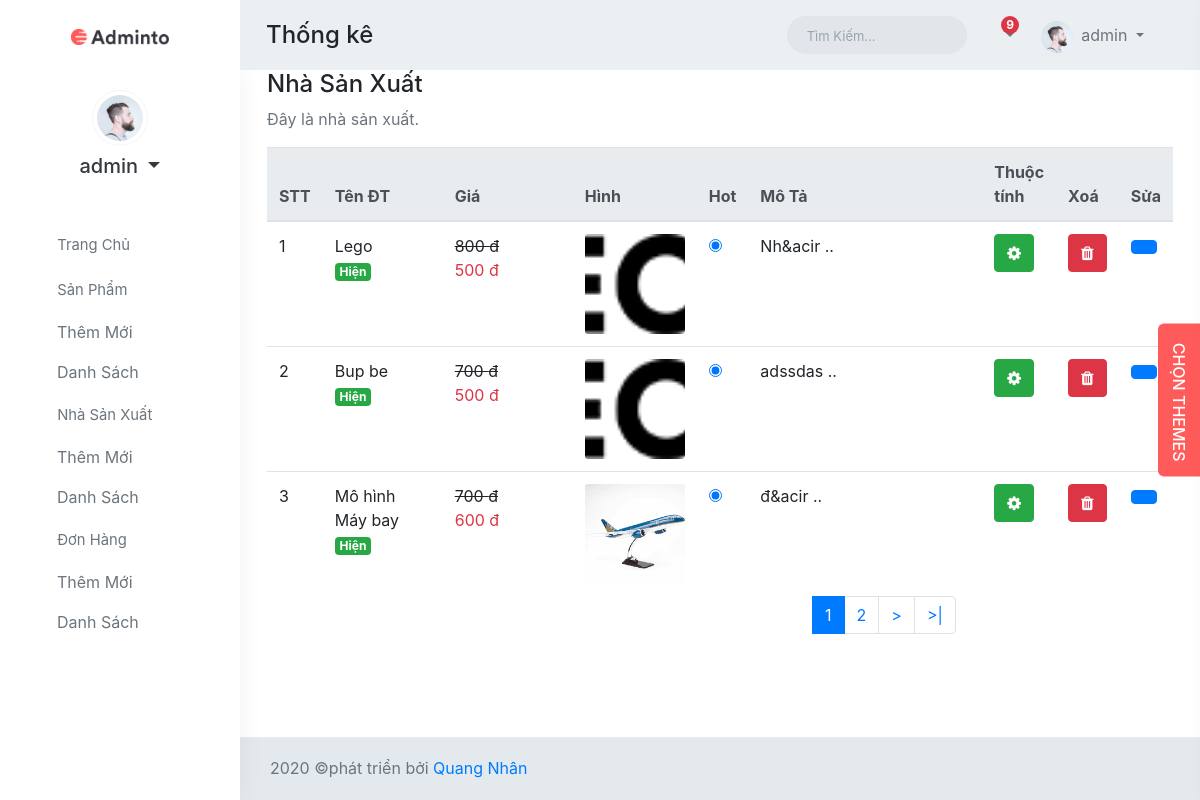
/admin/index.php?ctrl=dienthoai&act=index (signed in), run on the app's committed database.
### tables this page shows
CREATE TABLE `dienthoai` (
  `idDT` int(11) NOT NULL COMMENT 'Mã điện thoại',
  `TenDT` varchar(100) NOT NULL COMMENT 'Tên điện thoại',
  `Gia` float DEFAULT NULL COMMENT 'Đơn giá',
  `GiaKM` float DEFAULT NULL COMMENT 'Giá khuyến mãi',
  `urlHinh` varchar(200) DEFAULT NULL COMMENT 'Địa chỉ hình chính',
  `ThoiDiemNhap` datetime DEFAULT NULL COMMENT 'Thời điểm nhập hàng',
  `MoTa` varchar(400) DEFAULT NULL COMMENT 'mô tả điện thoại',
  `SoLanXem` int(11) DEFAULT 0 COMMENT 'Số lượt xem',
  `SoLanMua` int(11) NOT NULL DEFAULT 0 COMMENT 'Số lần mua',
  `Hot` tinyint(1) NOT NULL DEFAULT 0,
  `idNSX` int(11) DEFAULT NULL COMMENT 'mã nhà sản xuất',
  `AnHien` tinyint(1) NOT NULL DEFAULT 0 COMMENT 'ẩn hiện',
  `SoLuongTonKho` int(11) NOT NULL DEFAULT 0 COMMENT 'số lượng tồn kho',
  `slug` varchar(255) NOT NULL
);

### system/database.php (called while the page is built, shortened)
<?php
class Model_db{
    function __construct(){
        try {
            $ConnectionOption = array
                (
                    PDO::MYSQL_ATTR_INIT_COMMAND => "SET NAMES 'utf8'",
                    PDO::ATTR_ERRMODE => PDO::ERRMODE_EXCEPTION,
                );
            $conn = new PDO ('mysql:host='.HOST_DB.';dbname='.NAME_DB.';charset=utf8', USER_DB, PASS_DB, $ConnectionOption);
            $conn->setAttribute(PDO::ATTR_ERRMODE, PDO::ERRMODE_EXCEPTION);
            return $conn;
        } catch(PDOException $e) {
          echo "Lỗi Kết Nối database: " . $e->getMessage();
        }
    }
    function result1($fe,$sql){
        $sqlValue = array_slice(func_get_args(),2);
        try {
            $conn = $this->__construct();
            $stmt = $conn->prepare($sql);
            $stmt->execute($sqlValue);
            if($fe===0)return $stmt->fetchAll();elseif($fe===1)return $stmt->fetch(PDO::FETCH_ASSOC);
        } catch (PDOException $e) {
            echo "Lỗi: " . $e->getMessage();
        }
        finally{
            unset($conn);
        }
    }
}

### lib/myfunctions.php (called while the page is built, shortened)
<?php
class lib{
    function forMatTien($num){
        $num = round($num, 0);
        $formattedNum = number_format($num, 0, ',', '.');
        return $formattedNum;
    }
}

### admin/views/dienthoai_index.php (the view)
<div class="content-page">
                <div class="content">
                    <div class="container-fluid">
                        <div class="row">
                            <div class="col-12">
                                <div class="card-box">
                                    <h4 class="mt-0 header-title">Nhà Sản Xuất</h4>
                                    <p class="text-muted font-14 mb-3">
                                    Đây là nhà sản xuất.
                                    </p>
                                    <table class="table mb-0">
                                            <thead class="thead-light">
                                                <tr>
                                                    <th width="10">STT</th>
                                                    <th width="120">Tên ĐT</th>
                                                    <th width="130">Giá</th>
                                                    <th width="20">Hình</th>
                                                    <th width="10">Hot</th>
                                                    <th >Mô Tả</th>
                                                    <th width="5">Thuộc tính</th>
                                                    <th width="5">Xoá </th>
                                                    <th width="5">Sửa</th>
                                                </tr>
                                            </thead>
                                            <tbody>
                                            <?php
                                        $stt = 0;
                                            foreach ($ProductList as $row) {
                                                $stt++;
                                                $anHien = ($row['AnHien']=='1') ? '<span class="badge badge-success">Hiện</span>': '<span class="badge badge-danger">Ẩn</span>';
                                                $hot = ($row['Hot']=='1') ? '<input type="radio" checked onclick="return false">': '<input  type="radio" onclick="return false">';
                                                $linkProperty = '?ctrl=thuoctinh&act=edit&idedit='.$row['idDT'];
                                                $linkDel = "'?ctrl=dienthoai&act=delete&id=".$row['idDT']."'";
                                                $linkEdit = '?ctrl=dienthoai&act=edit&id='.$row['idDT'];
                                                if(is_file(PATH_IMG_SITE.explode(",",$row['urlHinh'])[0])){
                                                    $img = PATH_IMG_SITE.explode(",",$row['urlHinh'])[0];
                                                }else{
                                                    $img = PATH_IMG_SITE.'logo.png';
                                                }
                                                echo '<tr>
                                                        <td>'.$stt.'</td>
                                                        <td class="" >'.$row['TenDT']." <br>". $anHien.'</td>
                                                        <td><del class="giacu">'.$this->lib->forMatTien($row['Gia']).' đ</del><br> <span class="giamoi fw-bold text-danger ">'.$this->lib->forMatTien($row['GiaKM']).' đ</span> </td>
                                                        <td><img style="object-fit:cover;" class="img-admin" width="100" height="100" src="'.$img.'"></td>
                                                        <td> '.$hot.'</td>
                                                        <td>'.substr($row['MoTa'],0,10).' ..</td>
                                                        <td><a href="'.$linkProperty.'"><div class="btn btn-success"><i class="fa fa-gear"></div></a></td>
                                                        <td><div  onclick="checkDelete('.$linkDel.')"  class="btn btn-danger" role="button"><i class="fa fa-trash"></i></div></td>
                                                        <td><a href=""><a name="" id="" class="btn btn-primary" href="'.$linkEdit.'" role="button"><span class="mdi mdi-pencil"></span></a></a></a></td>
                                                    </tr>';
                                            }
                                        ?>
                                            </tbody>
                                        </table>
                                </div>
                            </div>
                        </div>
                        <div class="row d-flex justify-content-end">
                            <div class="col-lg-5">
                                <nav>
                                    <ul class="pagination pagination-split">
                                        <?php
                                        echo $Pagination;
                                        ?>
                                    </ul>
                                </nav>
                            </div>
                        </div>
                    </div>
                </div>
            </div>

### data on the page
dienthoai: TenDT "Lego", AnHien "Hiện", Gia "800", GiaKM "500", MoTa "Nh&acir"
dienthoai: TenDT "Bup be", AnHien "Hiện", Gia "700", GiaKM "500", MoTa "adssdas"
dienthoai: TenDT "Mô hình Máy bay", AnHien "Hiện", Gia "700", GiaKM "600", urlHinh (picture), MoTa "đ&acir"

### other printed values
$_SESSION['suser'] "admin"
